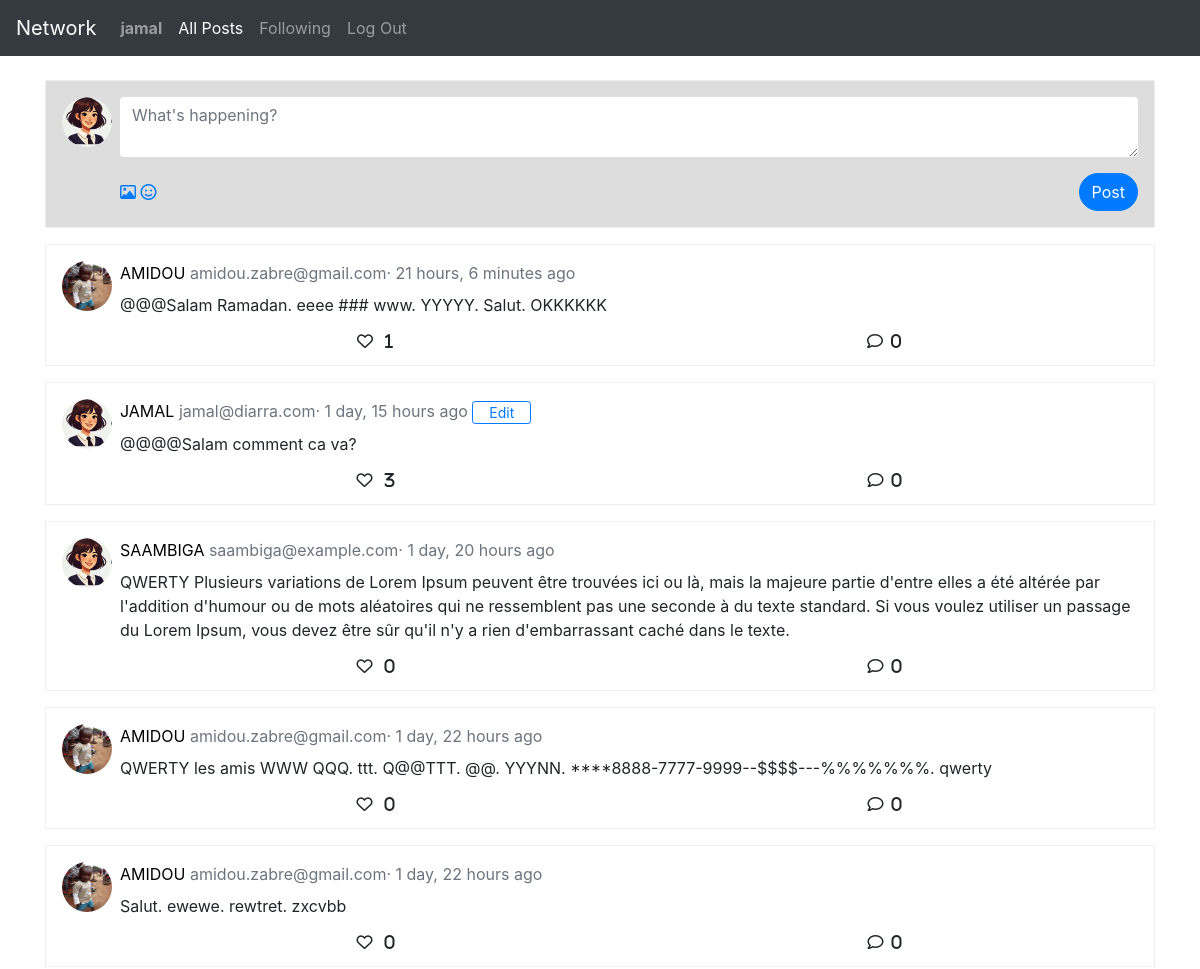
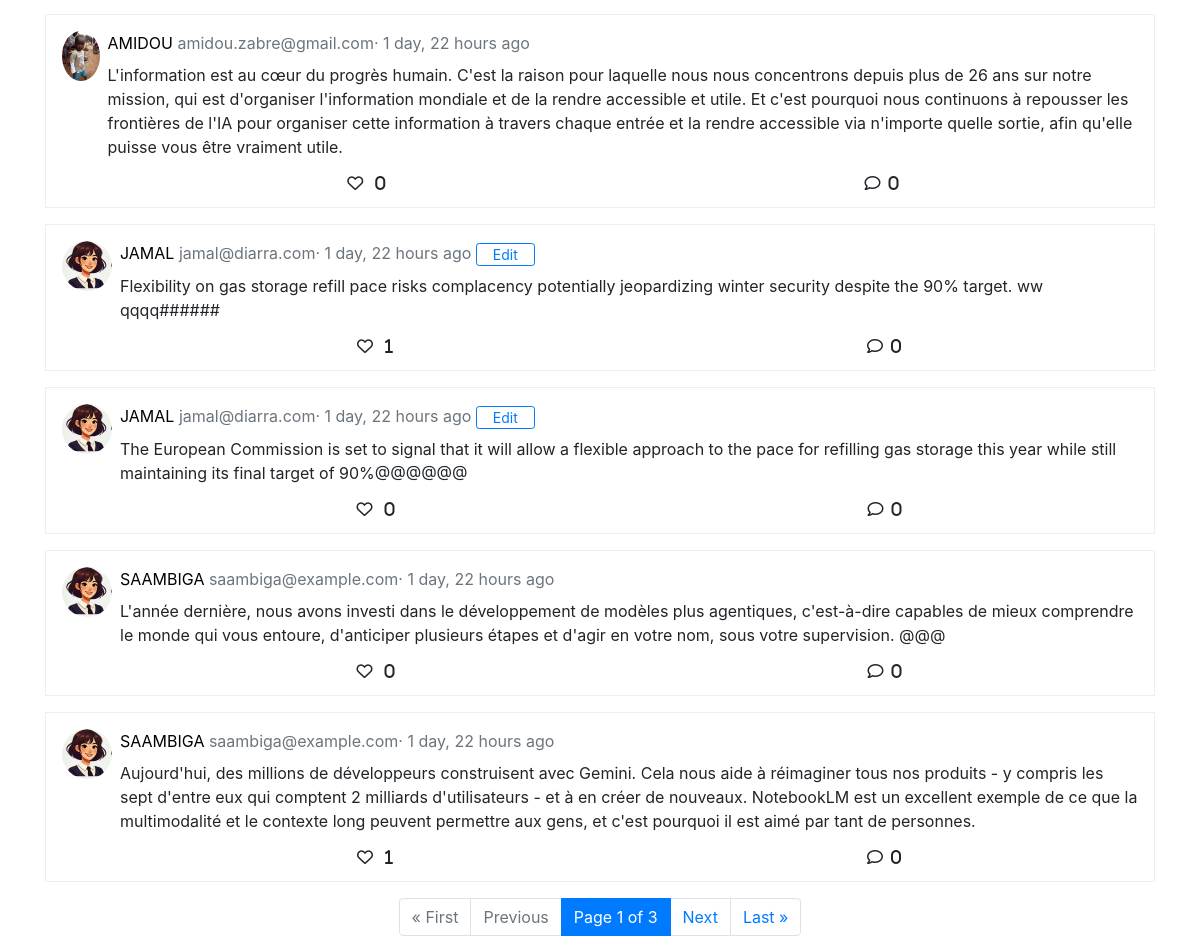
Page / (signed in) on the committed database (2 pictures, top to bottom).
### network/models.py (models this page shows, shortened)
class User(AbstractUser):
    bio = models.TextField(blank=True)
    user_img = models.ImageField(upload_to='user_images/', default="user_images/blank_user_img.png")

class Post(models.Model):
    user = models.ForeignKey(User, on_delete=models.CASCADE)
    content = models.TextField()
    created_at = models.DateTimeField(auto_now_add=True)

### network/views.py (the view)
# urls.py: path("", views.index, name="index"),
def index(request):
    posts_list = Post.objects.all().order_by('-created_at')
    if request.user.is_authenticated:
        for post in posts_list:
            post.user_liked = post.likes.filter(user=request.user).exists()
    paginator = Paginator(posts_list, 10)
    page_number = request.GET.get('page')
    posts = paginator.get_page(page_number)
    return render(request, "network/index.html", context={
        'posts':posts
    })

### network/templates/network/index.html (shortened to what this page needs)
{% extends "network/layout.html" %}
{% block body %}
        {% if user.is_authenticated %}
        <div class="post-box compose" data-user-authenticated="{{ user.username }}">
            <div class="d-flex">
                <img src="{{  user.user_img.url }}" class="profile-img me-2 mr-2" alt="Profile">
                <div class="flex-grow-1">
                    <form action="{% url 'post_add' %}" method="post">
                        <textarea name="content" class="form-control border-0" placeholder="What's happening?" required></textarea>
                        <div class="d-flex justify-content-between align-items-center mt-3">
                            <div>
                                <i class="far fa-image text-primary"></i>
                                <i class="far fa-smile text-primary ms-3"></i>
                            </div>
                            <input type="submit" class="btn btn-primary rounded-pill" value="Post"/>
                        </div>
                    </form>
                </div>
            </div>
        </div>
        {% endif %}
        {% include "network/posts.html" %}
{% endblock %}

### network/templates/network/layout.html (shortened to what this page needs)
{% load static %}
<!DOCTYPE html>
<html lang="en">
    <head>
        <link rel="stylesheet" href="https://stackpath.bootstrapcdn.com/bootstrap/4.4.1/css/bootstrap.min.css">
        <link rel="stylesheet" href="https://cdnjs.cloudflare.com/ajax/libs/font-awesome/6.0.0/css/all.min.css">
        <link href="{% static 'network/styles.css' %}" rel="stylesheet">
    </head>
    <body>
        <nav class="navbar navbar-expand-lg bg-dark navbar-dark fixed-top ">
            <a class="navbar-brand" href="#">Network</a>
            <div>
              <ul class="navbar-nav mr-auto">
                {% if user.is_authenticated %}
                    <li class="nav-item">
                        <a
                            id="user-authenticated" data-user-authenticated="{{ user.username }}"
                            class="nav-link {% if request.resolver_match.url_name == 'profile' %}active{% endif %}"
                            href="{% url 'profile' user.username %}"
                        >
                            <strong>{{ user.username }}</strong>
                        </a>
                    </li>
                {% endif %}
                <li class="nav-item">
                  <a class="nav-link {% if request.resolver_match.url_name == 'index' %}active{% endif %}" href="{% url 'index' %}">All Posts</a>
                </li>
                {% if user.is_authenticated %}
                    <li class="nav-item">
                        <a class="nav-link {% if request.resolver_match.url_name == 'following' %}active{% endif %}" href="{% url 'following' %}">Following</a>
                    </li>
                    <li class="nav-item">
                        <a class="nav-link {% if request.resolver_match.url_name == 'logout' %}active{% endif %}" href="{% url 'logout' %}">Log Out</a>
                    </li>
                {% endif %}
              </ul>
            </div>
          </nav>
        <div class="body">
            <div class="container">
                <div class="row">
                    <div class="col-12">
                        {% block body %}
                        {% endblock %}
                    </div>
                </div>
            </div>
        </div>
    </body>
</html>

### network/templates/network/posts.html (shortened to what this page needs)
{% load static %}
{% block posts%}
    <div class="posts">
        {% for post in posts%}
        <div
            class="post-box"
            {% if user.is_authenticated and user.username == post.user.username %}
                data-post-editable="{{ user.username }}"
            {% endif %}
            data-post-id="{{ post.id }}"
        >
            <div class="d-flex">
                <img src="{{ post.user.user_img.url }}" class="profile-img me-2 mr-2" alt="Profile">
                <div class="d-flex flex-column flex-grow-1">
                    <div class="mb-0 pb-2">
                        <a href="{% url 'profile' post.user.username %}">{{post.user.username|upper}} </a>
                        <span class="text-muted">
                            {{post.user.email}}·
                            {{post.created_at|timesince }} ago
                        </span>
                        {% if user.is_authenticated and user.username == post.user.username %}
                            <button id="edit-btn-{{post.id}}" class="edit-btn btn btn-sm btn-outline-primary">Edit</button>
                        {% endif %}
                    </div>
                    <p
                        id="post-content-{{ post.id }}"
                        data-post-id="{{ post.id }}"
                        {% if user.is_authenticated and user.username == post.user.username %}
                            data-post-editable="{{ user.username }}"
                        {% endif %}
                        >
                        {{post.content}}
                    </p>
                    <div class="d-flex justify-content-around w-100">
                        <i
                            data-post-id="{{ post.id }}"
                            {% if post.user_liked %}
                                data-post-liked=True
                                class="like fas fa-heart"
                            {% else %}
                                class="like far fa-heart"
                                data-post-liked=False
                            {% endif %}
                        >
                            <span class="pl-2 likes-count">{{ post.likes.count }}</span>
                    </i>
                        <i class="comment far fa-comment"><span class="pl-2">0</span></i>
                    </div>
                </div>
            </div>
        </div>
        {% endfor %}
        <nav aria-label="Page navigation example" class="d-flex justify-content-center">
            <ul class="pagination">
                {% if posts.has_previous %}
                    <li class="page-item"><a class="page-link" href="?page=1">&laquo; First</a></li>
                    <li class="page-item"><a class="page-link" href="?page={{ posts.previous_page_number }}">Previous</a></li>
                {% else %}
                    <li class="page-item disabled"><span class="page-link">&laquo; First</span></li>
                    <li class="page-item disabled"><span class="page-link">Previous</span></li>
                {% endif %}
                <li class="page-item active"><span class="page-link">Page {{ posts.number }} of {{ posts.paginator.num_pages }}</span></li>
                {% if posts.has_next %}
                    <li class="page-item"><a class="page-link" href="?page={{ posts.next_page_number }}">Next</a></li>
                    <li class="page-item"><a class="page-link" href="?page={{ posts.paginator.num_pages }}">Last &raquo;</a></li>
                {% else %}
                    <li class="page-item disabled"><span class="page-link">Next</span></li>
                    <li class="page-item disabled"><span class="page-link">Last &raquo;</span></li>
                {% endif %}
            </ul>
        </nav>
    </div>
{% endblock %}

### network/static/network/styles.css (style rules this page uses)
.body { padding-top: 80px; }
.post-box { border: 1px solid #eee; padding: 1rem; margin-bottom: 1rem; }
.post-box.compose { background-color: rgb(221, 221, 221); }
.post-box a { text-decoration: none; color: black; }
.post-box i { cursor: pointer; }
.post-box i { transition: transform 0.2s ease-in-out; }
.profile-img { width: 50px; height: 50px; border-radius: 50%; }
.edit-btn { padding: 0 1rem; }

### rows in the picture
User: username "jamal", user_img (placeholder picture)
Post: user.user_img (picture), user.username "AMIDOU", user.email "amidou.zabre@gmail.com", created_at "21 hours, 6 minutes", content "@@@Salam Ramadan. eeee ### www. YYYYY. Salut. OKKKKKK", likes.count "1"
Post: user.user_img (placeholder picture), user.username "JAMAL", user.email "jamal@diarra.com", created_at "1 day, 15 hours", content "@@@@Salam comment ca va?", likes.count "3"
Post: user.user_img (placeholder picture), user.username "SAAMBIGA", user.email "saambiga@example.com", created_at "1 day, 20 hours", content "QWERTY Plusieurs variations de Lorem Ipsum peuvent être trouvées ici ou là, mais la majeure partie d'entre elles a été altérée par l'addition d'humour ou de mots aléatoires qui ne ressemblent pas une seconde à du texte standard. Si vous voulez utiliser un passage du Lorem Ipsum, vous devez être sûr qu'il n'y a rien d'embarrassant caché dans le texte.", likes.count "0"
Post: user.user_img (picture), user.username "AMIDOU", user.email "amidou.zabre@gmail.com", created_at "1 day, 22 hours", content "QWERTY les amis WWW QQQ. ttt. Q@@TTT. @@. YYYNN. ****8888-7777-9999--$$$$---%%%%%%%. qwerty", likes.count "0"
Post: user.user_img (picture), user.username "AMIDOU", user.email "amidou.zabre@gmail.com", created_at "1 day, 22 hours", content "Salut. ewewe. rewtret. zxcvbb", likes.count "0"
Post: user.user_img (picture), user.username "AMIDOU", user.email "amidou.zabre@gmail.com", created_at "1 day, 22 hours", content "L'information est au cœur du progrès humain. C'est la raison pour laquelle nous nous concentrons depuis plus de 26 ans sur notre mission, qui est d'organiser l'information mondiale et de la rendre accessible et utile. Et c'est pourquoi nous continuons à repousser les frontières de l'IA pour organiser cette information à travers chaque entrée et la rendre accessible via n'importe quelle sortie, afin qu'elle puisse vous être vraiment utile.", likes.count "0"
Post: user.user_img (placeholder picture), user.username "JAMAL", user.email "jamal@diarra.com", created_at "1 day, 22 hours", content "Flexibility on gas storage refill pace risks complacency potentially jeopardizing winter security despite the 90% target. ww qqqq######", likes.count "1"
Post: user.user_img (placeholder picture), user.username "JAMAL", user.email "jamal@diarra.com", created_at "1 day, 22 hours", content "The European Commission is set to signal that it will allow a flexible approach to the pace for refilling gas storage this year while still maintaining its final target of 90%@@@@@@", likes.count "0"
Post: user.user_img (placeholder picture), user.username "SAAMBIGA", user.email "saambiga@example.com", created_at "1 day, 22 hours", content "L'année dernière, nous avons investi dans le développement de modèles plus agentiques, c'est-à-dire capables de mieux comprendre le monde qui vous entoure, d'anticiper plusieurs étapes et d'agir en votre nom, sous votre supervision. @@@", likes.count "0"
Post: user.user_img (placeholder picture), user.username "SAAMBIGA", user.email "saambiga@example.com", created_at "1 day, 22 hours", content "Aujourd'hui, des millions de développeurs construisent avec Gemini. Cela nous aide à réimaginer tous nos produits - y compris les sept d'entre eux qui comptent 2 milliards d'utilisateurs - et à en créer de nouveaux. NotebookLM est un excellent exemple de ce que la multimodalité et le contexte long peuvent permettre aux gens, et c'est pourquoi il est aimé par tant de personnes.", likes.count "1"

### other values in the picture
{{ posts.number }} "1"
{{ posts.paginator.num_pages }} "3"
